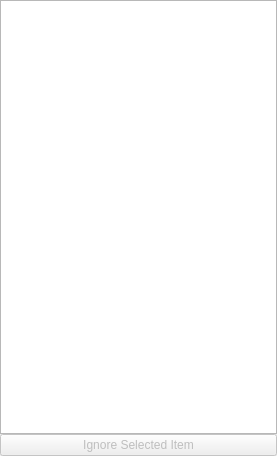
<?xml version="1.0" encoding="UTF-8"?>
<ui version="4.0">
 <class>librepcb::project::ErcMsgDock</class>
 <widget class="QDockWidget" name="librepcb::project::ErcMsgDock">
  <property name="geometry">
   <rect>
    <x>0</x>
    <y>0</y>
    <width>277</width>
    <height>456</height>
   </rect>
  </property>
  <property name="features">
   <set>QDockWidget::DockWidgetFloatable|QDockWidget::DockWidgetMovable</set>
  </property>
  <property name="allowedAreas">
   <set>Qt::LeftDockWidgetArea|Qt::RightDockWidgetArea</set>
  </property>
  <property name="windowTitle">
   <string>ERC</string>
  </property>
  <widget class="QWidget" name="dockWidgetContents">
   <layout class="QVBoxLayout" name="verticalLayout">
    <property name="spacing">
     <number>0</number>
    </property>
    <property name="leftMargin">
     <number>0</number>
    </property>
    <property name="topMargin">
     <number>0</number>
    </property>
    <property name="rightMargin">
     <number>0</number>
    </property>
    <property name="bottomMargin">
     <number>0</number>
    </property>
    <item>
     <widget class="QTreeWidget" name="treeWidget">
      <property name="editTriggers">
       <set>QAbstractItemView::NoEditTriggers</set>
      </property>
      <property name="alternatingRowColors">
       <bool>true</bool>
      </property>
      <property name="selectionMode">
       <enum>QAbstractItemView::ExtendedSelection</enum>
      </property>
      <property name="selectionBehavior">
       <enum>QAbstractItemView::SelectItems</enum>
      </property>
      <property name="indentation">
       <number>15</number>
      </property>
      <property name="animated">
       <bool>true</bool>
      </property>
      <property name="wordWrap">
       <bool>true</bool>
      </property>
      <property name="headerHidden">
       <bool>true</bool>
      </property>
      <column>
       <property name="text">
        <string notr="true">1</string>
       </property>
      </column>
     </widget>
    </item>
    <item>
     <widget class="QPushButton" name="btnIgnore">
      <property name="enabled">
       <bool>false</bool>
      </property>
      <property name="text">
       <string>Ignore Selected Item</string>
      </property>
      <property name="checkable">
       <bool>true</bool>
      </property>
      <property name="checked">
       <bool>false</bool>
      </property>
     </widget>
    </item>
   </layout>
  </widget>
 </widget>
 <resources/>
 <connections/>
</ui>
